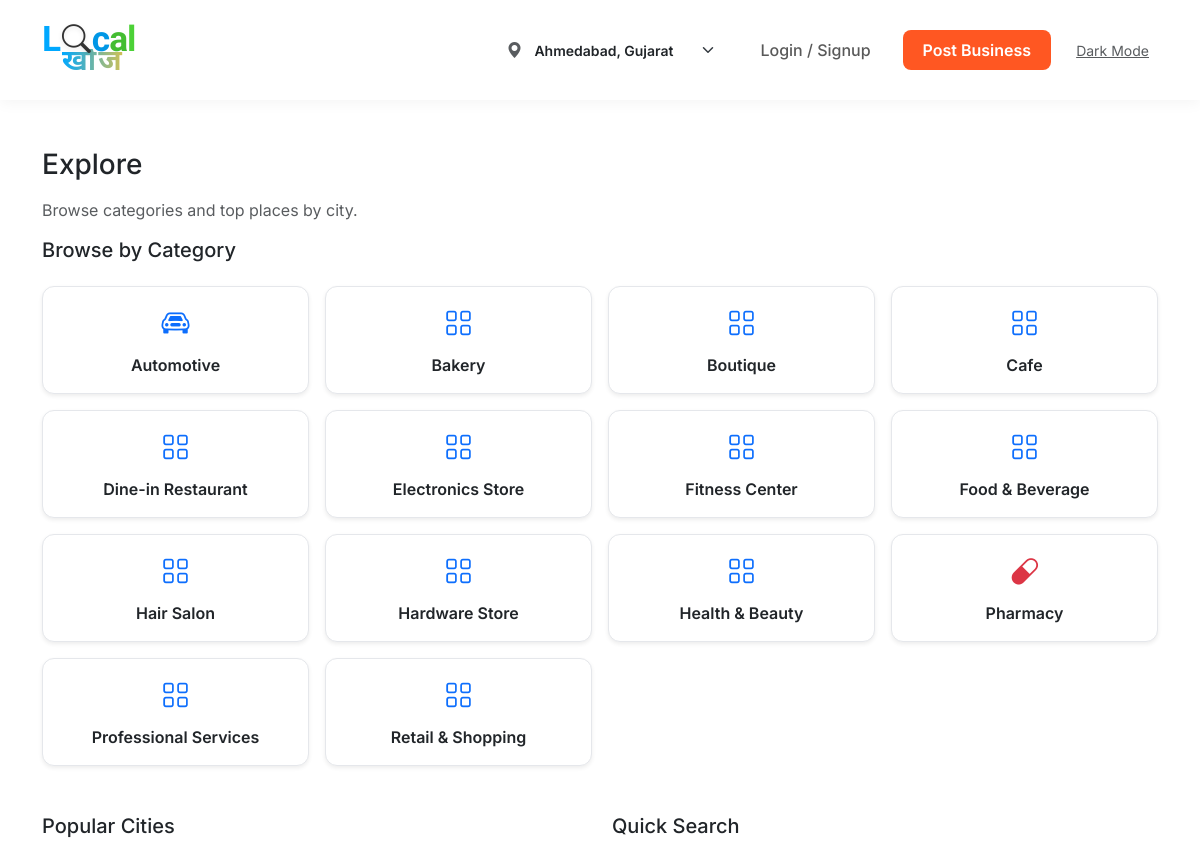
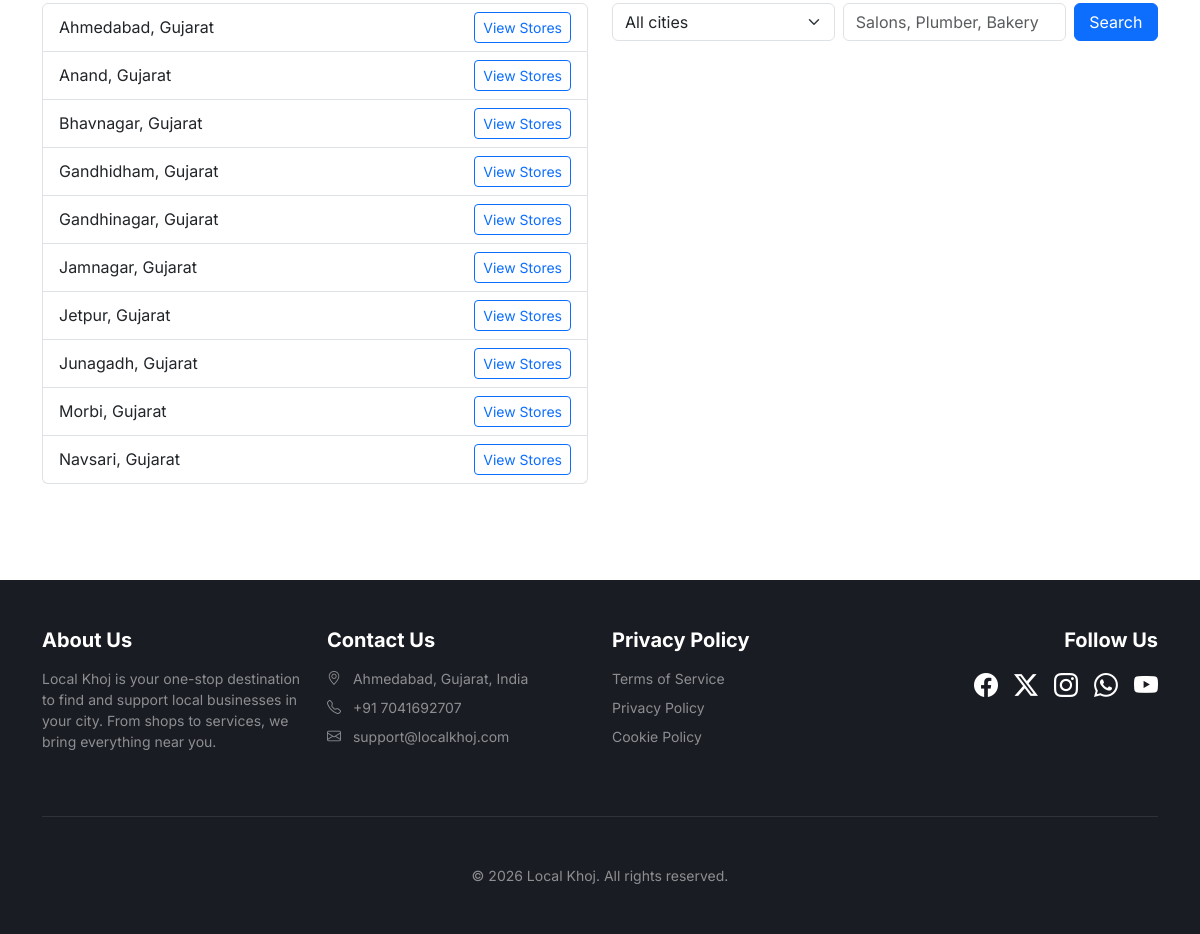
/explore/, run on the app's committed database (2 pictures, top to bottom).
### stores/models.py (models this page shows, shortened)
class StoreCategory(models.Model):
    name = models.CharField(max_length=100, unique=True)
    slug = models.SlugField(unique=True)
    icon = models.ImageField(upload_to='category_icons/', blank=True, null=True)
    description = models.CharField(max_length=255, blank=True)
    display_order = models.PositiveIntegerField(default=0)
    class Meta:
        verbose_name_plural = "Category"
        ordering = ['display_order', 'name']
        db_table = 'store_category'

class City(models.Model):
    state = models.ForeignKey(State, on_delete=models.CASCADE, related_name='cities')
    name = models.CharField(max_length=100)
    slug = models.SlugField()
    class Meta:
        unique_together = ('state', 'name')
        ordering = ['name']
        verbose_name_plural = "City"
        db_table = 'store_city'
    def __str__(self):
        return f"{self.name}, {self.state.name}"

class State(models.Model):
    name = models.CharField(max_length=100, unique=True)
    code = models.CharField(max_length=2, unique=True)
    class Meta:
        ordering = ['name']
        db_table = 'store_state'
        verbose_name_plural = "State"

### core/views.py (the view)
# urls.py: path("explore/", views.explore, name="explore"),
def explore(request):
    from stores.models import StoreCategory, City
    categories = StoreCategory.objects.all().order_by('display_order', 'name')
    cities = City.objects.all().order_by('name')
    return render(request, "explore.html", {
        "categories": categories,
        "cities": cities
    })

### core/context_processors.py (called while the page is built)
def global_data(request):
    try:
        cities = list(City.objects.values_list("name", flat=True).distinct().order_by("name"))
    except Exception:
        cities = []
    selected_city = request.GET.get("city") or request.session.get("city") or ""
    user_store = None
    if request.user.is_authenticated:
        user_store = Store.objects.filter(vendor=request.user).first()
    return {
        "cities": cities,
        "selected_city": selected_city,
        "user_store": user_store,
    }

### core/templatetags/core_tags.py (called while the page is built)
@register.filter
def slugify(value):
    try:
        return dj_slugify(value or "")
    except Exception:
        return ""

@register.filter
def category_icon(slug):
    icons = {
        'shops': 'bi-shop',
        'restaurants': 'bi-egg-fried',
        'services': 'bi-tools',
        'hospitals': 'bi-plus-circle',
        'education': 'bi-book',
        'beauty': 'bi-scissors',
        'salon': 'bi-scissors',
        'grocery': 'bi-cart',
        'pharmacy': 'bi-capsule',
        'electronics': 'bi-laptop',
        'fashion': 'bi-handbag',
        'automotive': 'bi-car-front',
        'real-estate': 'bi-house',
        'travel': 'bi-airplane',
        'entertainment': 'bi-controller',
        'banking': 'bi-bank',
        'fitness': 'bi-heart-pulse',
        'gym': 'bi-heart-pulse',
    }
    return icons.get(slug, 'bi-grid')

@register.filter
def category_color(slug):
    colors = {
        'shops': 'text-danger',
        'restaurants': 'text-warning',
        'services': 'text-primary',
        'hospitals': 'text-danger',
        'education': 'text-info',
        'beauty': 'text-pink', # CSS needs to support pink
        'salon': 'text-pink',
        'grocery': 'text-success',
        'pharmacy': 'text-danger',
        'electronics': 'text-secondary',
        'fashion': 'text-dark',
        'automotive': 'text-primary',
        'real-estate': 'text-info',
        'travel': 'text-warning',
        'entertainment': 'text-primary',
        'banking': 'text-success',
        'fitness': 'text-danger',
        'gym': 'text-danger',
    }
    return colors.get(slug, 'text-primary')

### templates/explore.html (shortened to what this page needs)
{% extends "base.html" %}
{% load core_tags %}
{% block content %}
<div class="container py-5">
  <h3 class="mb-3">Explore</h3>
  <p class="text-muted">Browse categories and top places by city.</p>
  <div class="row mb-5">
    <div class="col-12">
      <h5 class="mb-4">Browse by Category</h5>
      <div class="row g-3">
        {% for cat in categories %}
        <div class="col-6 col-md-3">
          <a href="{% url 'stores:store_list' %}?category={{ cat.slug }}"
            class="card text-center p-3 text-decoration-none shadow-sm h-100 hover-card">
            <div class="mb-2">
              {% if cat.icon %}
              <img src="{{ cat.icon.url }}" alt="{{ cat.name }}"
                style="width: 40px; height: 40px; object-fit: contain;">
              {% else %}
              <i class="bi {{ cat.slug|category_icon }} {{ cat.slug|category_color }} fs-3"></i>
              {% endif %}
            </div>
            <span class="fw-semibold text-dark">{{ cat.name }}</span>
          </a>
        </div>
        {% empty %}
        <div class="col-12 text-center">No categories found.</div>
        {% endfor %}
      </div>
    </div>
  </div>
  <div class="row">
    <div class="col-md-6">
      <h5>Popular Cities</h5>
      <ul class="list-group">
        {% for c in cities|slice:":10" %}
        <li class="list-group-item d-flex justify-content-between align-items-center">
          <span>{{ c }}</span>
          <a class="btn btn-sm btn-outline-primary" href="{% url 'stores:store_list' %}?city={{ c }}">View Stores</a>
        </li>
        {% empty %}
        <li class="list-group-item">No cities available.</li>
        {% endfor %}
      </ul>
    </div>
    <div class="col-md-6">
      <h5>Quick Search</h5>
      <form class="row g-2" method="get" action="{% url 'search' %}">
        <div class="col-md-5">
          <select class="form-select" name="city">
            <option value="">All cities</option>
          </select>
        </div>
        <div class="col-md-5">
          <input class="form-control" type="text" name="q" placeholder="Salons, Plumber, Bakery" />
        </div>
        <div class="col-md-2">
          <button class="btn btn-primary w-100">Search</button>
        </div>
      </form>
    </div>
  </div>
</div>
{% endblock %}

### templates/base.html (shortened to what this page needs)
{% load static core_tags %}
<!DOCTYPE html>
<html lang="en">
<head>
    <link href="https://cdn.jsdelivr.net/npm/bootstrap@5.3.2/dist/css/bootstrap.min.css" rel="stylesheet">
    <link href="https://cdn.jsdelivr.net/npm/bootstrap-icons@1.11.3/font/bootstrap-icons.min.css" rel="stylesheet">
</head>
<body>
    <nav class="navbar navbar-expand-lg navbar-light bg-white sticky-top">
        <div class="container">
            <a class="navbar-brand d-flex align-items-center" href="{% url 'home' %}">
                <div class="logo-container">
                    <div class="logo-main">
                        <span class="logo-l1">L</span>
                        <i class="bi bi-search logo-o-glass"></i>
                        <span class="logo-l2">c</span>
                        <span class="logo-l3">a</span>
                        <span class="logo-l4">l</span>
                    </div>
                    <div class="logo-hindi">खोज</div>
                </div>
            </a>
            <div class="collapse navbar-collapse" id="navbarNav">
                <ul class="navbar-nav ms-auto align-items-center">
                    <li class="nav-item">
                        <div class="d-flex align-items-center me-3 text-muted">
                            <i class="bi bi-geo-alt-fill me-1"></i>
                            <select class="form-select form-select-sm border-0 bg-transparent fw-semibold"
                                style="width: auto;">
                                {% for c in cities %}
                                <option value="{{ c|slugify }}">{{ c }}</option>
                                {% endfor %}
                            </select>
                        </div>
                    </li>
                    {% if user.is_authenticated %}
                    <li class="nav-item">
                        <a class="nav-link px-3 fw-medium position-relative" href="{% url 'cart_view' %}">
                            <i class="bi bi-cart3 fs-5"></i>
                            {% get_cart_count user as count %}
                            <span
                                class="position-absolute top-1 start-100 translate-middle badge rounded-pill bg-danger"
                                id="cartCount" {% if count == 0 %}style="display: none;" {% endif %}>
                                {{ count }}
                            </span>
                        </a>
                    </li>
                    {% if user.is_staff or user.is_superuser or user.user_type == "admin" %}
                    <li class="nav-item">
                        <a class="nav-link px-3 fw-medium text-danger" href="{% url 'admin_panel:dashboard' %}">Admin
                            Panel</a>
                    </li>
                    {% endif %}
                    {% if user.user_type == "vendor" %}
                    <li class="nav-item">
                        <a class="nav-link px-3 fw-medium text-primary" href="{% url 'vendor:dashboard' %}">Vendor
                            Dashboard</a>
                    </li>
                    {% endif %}
                    <li class="nav-item">
                        <a class="nav-link px-3 fw-medium" href="{% url 'dashboard' %}">Dashboard</a>
                    </li>
                    <li class="nav-item ms-2">
                        <form action="{% url 'logout' %}" method="post" class="d-inline">
                            {% csrf_token %}
                            <button type="submit" class="btn btn-sm btn-outline-secondary">Logout</button>
                        </form>
                    </li>
                    {% else %}
                    <li class="nav-item">
                        <a class="nav-link px-3 fw-medium" href="{% url 'login' %}">Login / Signup</a>
                    </li>
                    {% endif %}
                    <li class="nav-item ms-lg-3">
                        <a href="{% url 'stores:create_store' %}" class="btn btn-post-business">
                            Post Business
                        </a>
                    </li>
                    <li class="nav-item ms-lg-3">
                        <button id="themeToggle" class="btn btn-sm btn-link text-muted" title="Toggle theme">
                        </button>
                    </li>
                </ul>
            </div>
        </div>
    </nav>
    {% block content %}
    {% endblock %}
    <footer class="mt-5 py-5">
        <div class="container">
            <div class="row g-4">
                <div class="col-md-3">
                    <h5 class="fw-bold mb-3">About Us</h5>
                    <p class="text-white-50 small">
                        Local Khoj is your one-stop destination to find and support local businesses in your city. From
                        shops to services, we bring everything near you.
                    </p>
                </div>
                <div class="col-md-3">
                    <h5 class="fw-bold mb-3">Contact Us</h5>
                    <ul class="list-unstyled text-white-50 small">
                        <li class="mb-2"><i class="bi bi-geo-alt me-2"></i> Ahmedabad, Gujarat, India</li>
                        <li class="mb-2"><i class="bi bi-telephone me-2"></i> +91 7041692707</li>
                        <li><i class="bi bi-envelope me-2"></i> support@localkhoj.com</li>
                    </ul>
                </div>
                <div class="col-md-3">
                    <h5 class="fw-bold mb-3">Privacy Policy</h5>
                    <ul class="list-unstyled text-white-50 small">
                        <li class="mb-2"><a href="#" class="text-white-50 text-decoration-none">Terms of Service</a>
                        </li>
                        <li class="mb-2"><a href="#" class="text-white-50 text-decoration-none">Privacy Policy</a></li>
                        <li><a href="#" class="text-white-50 text-decoration-none">Cookie Policy</a></li>
                    </ul>
                </div>
                <div class="col-md-3 text-md-end">
                    <h5 class="fw-bold mb-3">Follow Us</h5>
                    <div class="d-flex justify-content-md-end gap-3">
                        <a href="#" class="text-white fs-4"><i class="bi bi-facebook"></i></a>
                        <a href="#" class="text-white fs-4"><i class="bi bi-twitter-x"></i></a>
                        <a href="#" class="text-white fs-4"><i class="bi bi-instagram"></i></a>
                        <a href="#" class="text-white fs-4"><i class="bi bi-whatsapp"></i></a>
                        <a href="#" class="text-white fs-4"><i class="bi bi-youtube"></i></a>
                    </div>
                </div>
            </div>
            <hr class="my-5 border-secondary opacity-25">
            <div class="text-center text-white-50 small">
                © 2026 Local Khoj. All rights reserved.
            </div>
        </div>
    </footer>
</body>
</html>

### templates/base.html (style rules this page uses)
:root { --lk-primary: #324bc9; --lk-secondary: #6a82fb; --lk-accent: #ff9f43; --lk-body-bg: #ffffff; --lk-body-fg: #212529; --lk-card-bg: #ffffff; --lk-card-border: #e5e7eb; --lk-surface-1: #f8f9fa; --lk-dark-bg: #1a1c23; }
body { font-family: 'Inter', sans-serif; background: var(--lk-body-bg); color: var(--lk-body-fg); transition: background-color 0.3s, color 0.3s; }
.logo-container { display: flex; flex-direction: column; line-height: 1; text-decoration: none !important; user-select: none; padding: 5px 0; }
.logo-main { font-family: 'Varela Round', sans-serif; font-weight: 700; font-size: 2.2rem; display: flex; align-items: center; letter-spacing: -1px; }
.logo-l1 { color: #00a8ff; }
.logo-o-glass { color: #333; font-size: 1.8rem; margin: 0 2px; filter: drop-shadow(0 2px 2px rgba(0, 0, 0, 0.1)); transition: color 0.3s; }
.logo-l2 { color: #0097e6; }
.logo-l3 { color: #44bd32; }
.logo-l4 { color: #4cd137; }
.logo-hindi { font-family: 'Noto Sans Devanagari', sans-serif; font-weight: 700; font-size: 1.8rem; margin-top: -8px; margin-left: 20px; background: linear-gradient(90deg, #00a8ff 0%, #fbc531 100%); -webkit-background-clip: text; -webkit-text-fill-color: transparent; letter-spacing: 2px; }
.navbar { box-shadow: 0 2px 15px rgba(0, 0, 0, 0.05); padding: 0.75rem 0; }
.btn-post-business { background-color: #ff5722; color: white; border: none; font-weight: 600; padding: 0.5rem 1.25rem; border-radius: 8px; }
footer { background: var(--lk-dark-bg); color: white; }
.card { background: var(--lk-card-bg); border: 1px solid var(--lk-card-border); border-radius: 12px; overflow: hidden; transition: transform 0.2s, box-shadow 0.2s; }

### templates/explore.html (style rules this page uses)
.hover-card { transition: transform 0.2s, box-shadow 0.2s; }

### data on the page
StoreCategory: name "Automotive"
StoreCategory: name "Bakery"
StoreCategory: name "Boutique"
StoreCategory: name "Cafe"
StoreCategory: name "Dine-in Restaurant"
StoreCategory: name "Electronics Store"
StoreCategory: name "Fitness Center"
StoreCategory: name "Food & Beverage"
StoreCategory: name "Hair Salon"
StoreCategory: name "Hardware Store"
StoreCategory: name "Health & Beauty"
StoreCategory: name "Pharmacy"
StoreCategory: name "Professional Services"
StoreCategory: name "Retail & Shopping"
City: name+state "Ahmedabad, Gujarat"
City: name+state "Anand, Gujarat"
City: name+state "Bhavnagar, Gujarat"
City: name+state "Gandhidham, Gujarat"
City: name+state "Gandhinagar, Gujarat"
City: name+state "Jamnagar, Gujarat"
City: name+state "Jetpur, Gujarat"
City: name+state "Junagadh, Gujarat"
City: name+state "Morbi, Gujarat"
City: name+state "Navsari, Gujarat"

### other printed values
form field value "Ahmedabad, Gujarat"
